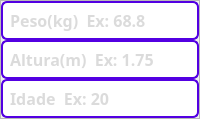
                     <widget class="QFrame" name="frame_8">
                      <property name="minimumSize">
                       <size>
                        <width>0</width>
                        <height>0</height>
                       </size>
                      </property>
                      <property name="maximumSize">
                       <size>
                        <width>200</width>
                        <height>195</height>
                       </size>
                      </property>
                      <property name="frameShape">
                       <enum>QFrame::StyledPanel</enum>
                      </property>
                      <property name="frameShadow">
                       <enum>QFrame::Raised</enum>
                      </property>
                      <layout class="QVBoxLayout" name="verticalLayout_9">
                       <property name="spacing">
                        <number>0</number>
                       </property>
                       <property name="leftMargin">
                        <number>0</number>
                       </property>
                       <property name="topMargin">
                        <number>0</number>
                       </property>
                       <property name="rightMargin">
                        <number>0</number>
                       </property>
                       <property name="bottomMargin">
                        <number>0</number>
                       </property>
                       <item>
                        <widget class="QLineEdit" name="tb_main_calc_peso">
                         <property name="sizePolicy">
                          <sizepolicy hsizetype="MinimumExpanding" vsizetype="Fixed">
                           <horstretch>0</horstretch>
                           <verstretch>0</verstretch>
                          </sizepolicy>
                         </property>
                         <property name="minimumSize">
                          <size>
                           <width>90</width>
                           <height>15</height>
                          </size>
                         </property>
                         <property name="maximumSize">
                          <size>
                           <width>800</width>
                           <height>51</height>
                          </size>
                         </property>
                         <property name="font">
                          <font>
                           <family>Yu Gothic UI Semibold</family>
                           <pointsize>12</pointsize>
                           <weight>75</weight>
                           <bold>true</bold>
                          </font>
                         </property>
                         <property name="styleSheet">
                          <string notr="true">QLineEdit{
color: rgb(184, 184, 184);
backgroud:none;
padding: 5px;
border: 2px solid rgb(83, 0, 226);
border-radius: 6px;
}
QLineEdit:hover{
	border: 2px solid rgb(255, 0, 255)
}
QLineEdit:focus{
    color: rgb(255, 255, 255);
	border: 2px solid rgb(255, 0, 255)
}


</string>
                         </property>
                         <property name="placeholderText">
                          <string>Peso(kg)  Ex: 68.8 </string>
                         </property>
                         <property name="clearButtonEnabled">
                          <bool>true</bool>
                         </property>
                        </widget>
                       </item>
                       <item>
                        <widget class="QLineEdit" name="tb_main_calc_altura">
                         <property name="sizePolicy">
                          <sizepolicy hsizetype="MinimumExpanding" vsizetype="Fixed">
                           <horstretch>0</horstretch>
                           <verstretch>0</verstretch>
                          </sizepolicy>
                         </property>
                         <property name="minimumSize">
                          <size>
                           <width>90</width>
                           <height>15</height>
                          </size>
                         </property>
                         <property name="maximumSize">
                          <size>
                           <width>800</width>
                           <height>51</height>
                          </size>
                         </property>
                         <property name="font">
                          <font>
                           <family>Yu Gothic UI Semibold</family>
                           <pointsize>12</pointsize>
                           <weight>75</weight>
                           <bold>true</bold>
                          </font>
                         </property>
                         <property name="styleSheet">
                          <string notr="true">QLineEdit{
color: rgb(184, 184, 184);
backgroud:none;
padding: 5px;
border: 2px solid rgb(83, 0, 226);
border-radius: 6px;
}
QLineEdit:hover{
	border: 2px solid rgb(255, 0, 255)
}
QLineEdit:focus{
    color: rgb(255, 255, 255);
	border: 2px solid rgb(255, 0, 255)
}


</string>
                         </property>
                         <property name="placeholderText">
                          <string>Altura(m)  Ex: 1.75</string>
                         </property>
                         <property name="clearButtonEnabled">
                          <bool>true</bool>
                         </property>
                        </widget>
                       </item>
                       <item>
                        <widget class="QLineEdit" name="tb_main_calc_idade">
                         <property name="sizePolicy">
                          <sizepolicy hsizetype="MinimumExpanding" vsizetype="Fixed">
                           <horstretch>0</horstretch>
                           <verstretch>0</verstretch>
                          </sizepolicy>
                         </property>
                         <property name="minimumSize">
                          <size>
                           <width>90</width>
                           <height>15</height>
                          </size>
                         </property>
                         <property name="maximumSize">
                          <size>
                           <width>800</width>
                           <height>51</height>
                          </size>
                         </property>
                         <property name="font">
                          <font>
                           <family>Yu Gothic UI Semibold</family>
                           <pointsize>12</pointsize>
                           <weight>75</weight>
                           <bold>true</bold>
                          </font>
                         </property>
                         <property name="styleSheet">
                          <string notr="true">QLineEdit{
color: rgb(184, 184, 184);
backgroud:none;
padding: 5px;
border: 2px solid rgb(83, 0, 226);
border-radius: 6px;
}
QLineEdit:hover{
	border: 2px solid rgb(255, 0, 255)
}
QLineEdit:focus{
    color: rgb(255, 255, 255);
	border: 2px solid rgb(255, 0, 255)
}
</string>
                         </property>
                         <property name="placeholderText">
                          <string>Idade  Ex: 20</string>
                         </property>
                         <property name="clearButtonEnabled">
                          <bool>true</bool>
                         </property>
                        </widget>
                       </item>
                      </layout>
                     </widget>
